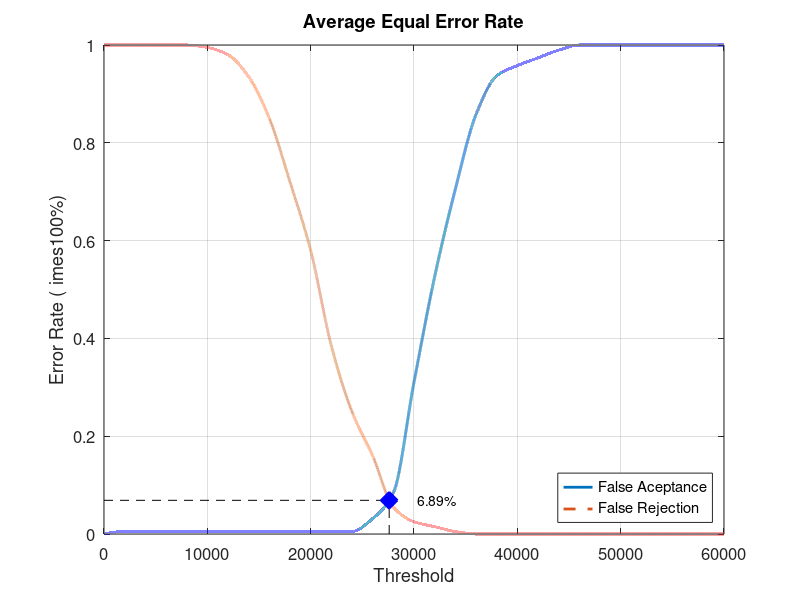
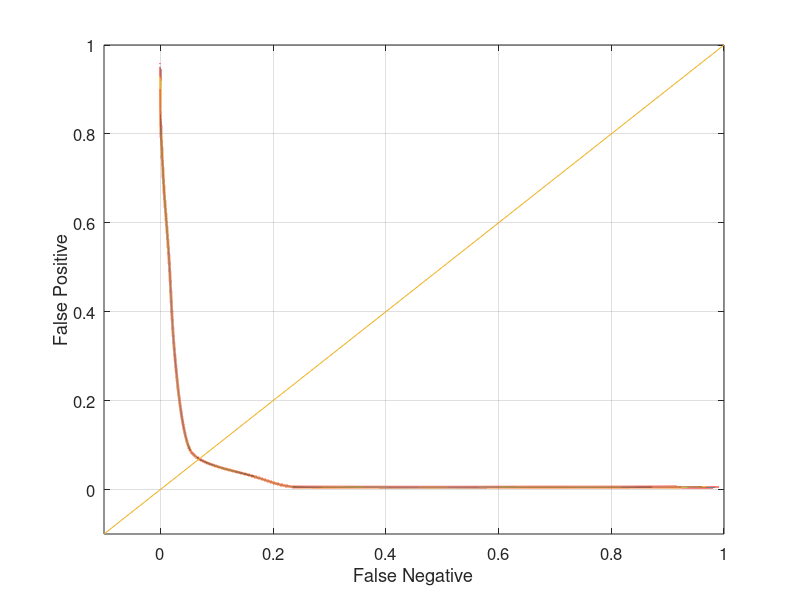

These charts were generated, in order, by the following MATLAB code:
close all;
clear;
clc;
x = 0:2000:60000;
xq = 0:0.5:60000;

y0 = [0 0.00526316 0.00526316 0.00526316 0.00526316 0.00526316 0.00526316 0.00526316 0.00526316 0.00526316 0.00526316 0.00526316 0.00526316 0.0315789 0.0842105 0.310526 0.526316 0.705263 0.857895 0.936842 0.957895 0.973684 0.989474 1 1 1 1 1 1 1 1]
yy0 = interp1(x, y0, xq, 'pchip');
y1 = [1 1 1 1 1 0.995 0.98 0.935 0.85 0.72 0.58 0.385 0.25 0.16 0.055 0.025 0.015 0.005 0 0 0 0 0 0 0 0 0 0 0 0 0]
yy1 = interp1(x, y1, xq, 'pchip');

% Calculating EER: 
y2 = abs(y0 - y1);
find(y2 == min(y2))
yy2 = abs(yy0 - yy1);
xEER = find(yy2 == min(yy2));
xEERIndex = xq(xEER) % X-axis EER
yEER = yy0(xEER) % Y-axis EER

main = figure
plot(xq, yy0,'-','LineWidth', 2);	hold on
plot(xq, yy1,'--','LineWidth', 2);	hold on
plot([xEERIndex xEERIndex], [0 yEER], 'k--');	hold on
plot([0 xEERIndex], [yEER yEER], 'k--');	hold on
plot(xEERIndex, yEER, 'bx', 'LineWidth', 10);	hold on
text(xEERIndex + 10 * xEERIndex / 100, yEER, [num2str(round((10000 * yEER)) / 100) '%'])
legend('False Aceptance', 'False Rejection', 'Location', 'SouthEast')
xlabel('Threshold')
ylabel('Error Rate (	imes100%)')
title('Average Equal Error Rate')
set(gca, 'FontSize', 12)
axis([0 60000 0 1])
grid on

print(main, 'Database1_2Main', '-dpng');
FNRxFPR = figure('Color', [1 1 1]);
plot(yy1, yy0, '-', yy1, yy0, 'LineWidth', 2);
hold on
y = -0.1:0.1:1
plot(y, y); 
set(gca, 'FontSize', 12)
xlabel('False Negative')
ylabel('False Positive')
axis([-0.1 1 -0.1 1])
set(gca, 'FontSize', 12)
grid on

print(FNRxFPR, 'Database1_2FNRxFPR','-dpng');
